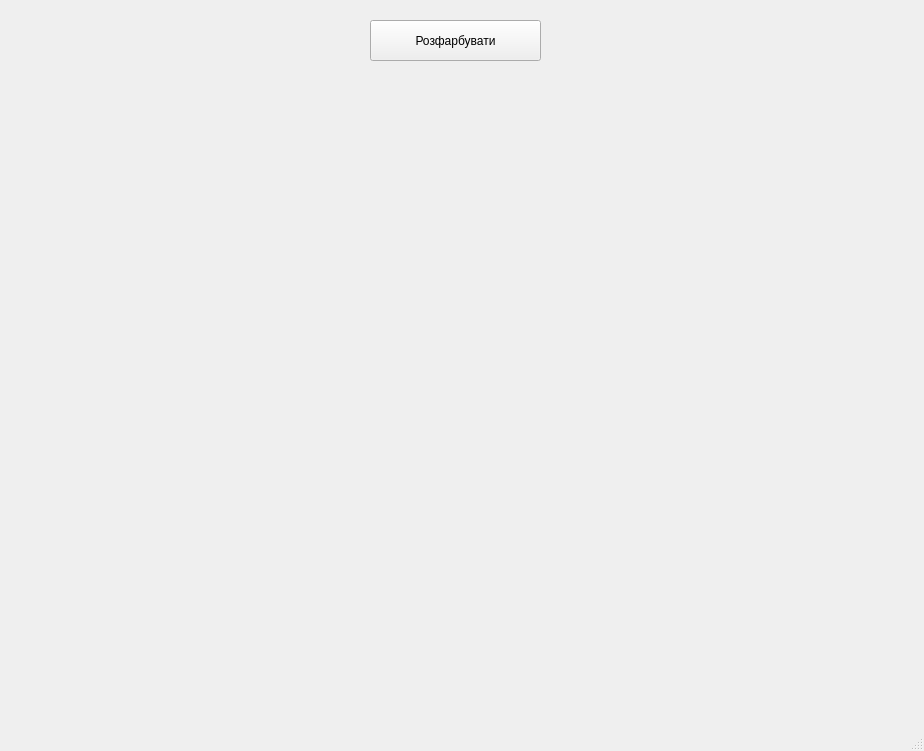
<?xml version="1.0" encoding="UTF-8"?>
<ui version="4.0">
 <class>MainWindow</class>
 <widget class="QMainWindow" name="MainWindow">
  <property name="geometry">
   <rect>
    <x>0</x>
    <y>0</y>
    <width>924</width>
    <height>751</height>
   </rect>
  </property>
  <property name="windowTitle">
   <string>MainWindow</string>
  </property>
  <widget class="QWidget" name="centralwidget">
   <widget class="QWidget" name="gridLayoutWidget">
    <property name="geometry">
     <rect>
      <x>160</x>
      <y>80</y>
      <width>621</width>
      <height>611</height>
     </rect>
    </property>
    <layout class="QGridLayout" name="gridLayout"/>
   </widget>
   <widget class="QPushButton" name="pushButton">
    <property name="geometry">
     <rect>
      <x>370</x>
      <y>20</y>
      <width>171</width>
      <height>41</height>
     </rect>
    </property>
    <property name="text">
     <string>Розфарбувати</string>
    </property>
   </widget>
  </widget>
  <widget class="QStatusBar" name="statusbar"/>
 </widget>
 <resources/>
 <connections/>
</ui>
